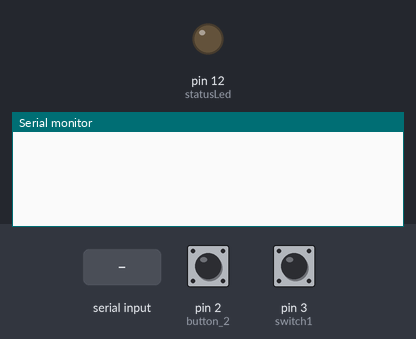
This sketch was run on a simulated Arduino Mega 2560, built with avr-gcc and run on an emulated ATmega2560. Shown: output pins drawn as LEDs (lit = HIGH), the last lines printed to the serial monitor. Inputs (shaded band) come from the test bench; at power-on: pin 2 (button_2) HIGH, pin 3 (switch1) HIGH. WiFi joins after 1.5 s; servers stay silent unless stated; no MQTT or app messages arrive unless stated.

Above: at 0.8 s.
0.9 s: "0\n" received over Serial
At 1.6 s:
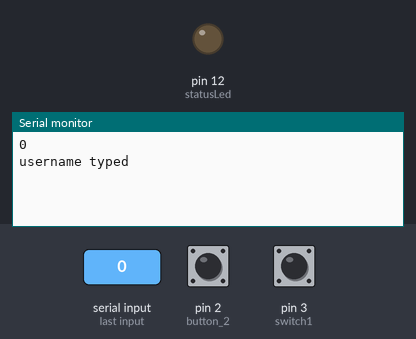
2.4 s: "1\n" received over Serial
At 3.5 s:
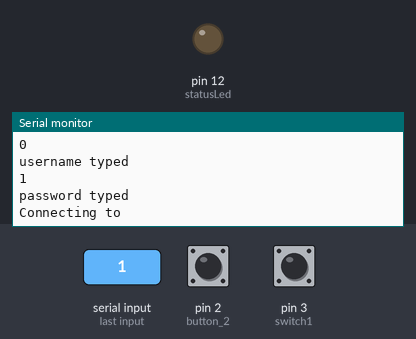

Measured:
- after the input at 0.9 s, the serial monitor: prints a new line at once (image 1)
- after the input at 2.4 s, the serial monitor: prints a new line at once (image 2)

The sketch:

iotpro.ino
```cpp
/*
 Basic ESP8266 MQTT example

 This sketch demonstrates the capabilities of the pubsub library in combination
 with the ESP8266 board/library.

 It connects to an MQTT server then:
  - publishes "hello world" to the topic "outTopic" every two seconds
  - subscribes to the topic "inTopic", printing out any messages
    it receives. NB - it assumes the received payloads are strings not binary
  - If the first character of the topic "inTopic" is an 1, switch ON the ESP Led,
    else switch it off

 It will reconnect to the server if the connection is lost using a blocking
 reconnect function. See the 'mqtt_reconnect_nonblocking' example for how to
 achieve the same result without blocking the main loop.

 To install the ESP8266 board, (using Arduino 1.6.4+):
  - Add the following 3rd party board manager under "File -> Preferences -> Additional Boards Manager URLs":
       http://arduino.esp8266.com/stable/package_esp8266com_index.json
  - Open the "Tools -> Board -> Board Manager" and click install for the ESP8266"
  - Select your ESP8266 in "Tools -> Board"

*/


#include "WiFiEsp.h"
#include <PubSubClient.h>

// Emulate Serial1 on pins 6/7 if not present
#ifndef HAVE_HWSERIAL1
#include "SoftwareSerial.h"
SoftwareSerial Serial1(10, 11); // RX, TX
#endif
int i = 0;
// Update these with values suitable for your network.
       // your network password
int status = WL_IDLE_STATUS;     // the Wifi radio's status
char ssid[] = "Natwit";
char password[] = "jajajan2";
const int switch1 = 3;
const int switch2 = 4;
const int switch3 = 5;
const int switch4 = 6;
const int statusLed = 12;

int button_2 = 2;
int buttonstate_2 = 1;

int button_3 = 3;
int buttonstate_3 = 1;

const char* mqtt_server = "192.168.43.204";

WiFiEspClient espClient;
PubSubClient client(espClient);
unsigned int lastclientloop;
int index= 0;
long lastMsg = 0;
char msg[50];
int value = 0;
void setup() {

  pinMode(button_2, INPUT_PULLUP);
  pinMode(button_3, INPUT_PULLUP);

  pinMode(switch1, INPUT_PULLUP);
  pinMode(switch2, INPUT_PULLUP);
  pinMode(switch3, INPUT_PULLUP);
  pinMode(switch4, INPUT_PULLUP);     // Initialize the BUILTIN_LED pin as an output
  pinMode(statusLed, OUTPUT);     // Initialize the BUILTIN_LED pin as an output

  Serial.begin(9600);

  Serial1.begin(9600);
  // initialize ESP module
  WiFi.init(&Serial1);
while(!Serial.available()){
    String n = Serial.readStringUntil('\n');
    Serial.println(n);
    if(n[0] == '0'){
      Serial.println("username typed");


      n.remove(0,1);
      Serial.println(n);
      n.toCharArray(ssid, 50);
      index++;
    }
    else if(n[0]=='1'){
      Serial.println("password typed");

      n.remove(0,1);
      Serial.println(n);
      n.toCharArray(password,50);
      index++;
    }


//


    if(index==2){
      break;
    }
  }
//
//
//
//
//

  setup_wifi();
  client.setServer(mqtt_server, 1883);
  client.setCallback(callback);
  lastclientloop = millis();
}

void setup_wifi() {
  delay(10);
  // We start by connecting to a WiFi network
  Serial.println();
  Serial.print("Connecting to ");

  Serial.println(ssid);

  WiFi.begin(ssid, password);

  while (WiFi.status() != WL_CONNECTED) {
    delay(500);
    Serial.print(".");
  }

  Serial.println("");
  Serial.println("WiFi connected");
  Serial.println("IP address: ");
  Serial.println(WiFi.localIP());
}

void callback(char* topic, byte* payload, unsigned int length) {
  Serial.print("Message arrived [");
  Serial.print(topic);
  Serial.print("] ");
  for (int i = 0; i < length; i++) {
    Serial.print((char)payload[i]);
  }
  Serial.println();

  // Switch on the LED if an 1 was received as first character
  if ((char)payload[0] == '1') {
    digitalWrite(statusLed, HIGH);   // Turn the LED on (Note that LOW is the voltage level
    // but actually the LED is on; this is because
    // it is acive low on the ESP-01)
  } else {
    digitalWrite(statusLed, LOW);  // Turn the LED off by making the voltage HIGH
  }

}

void reconnect() {
  // Loop until we're reconnected
  while (!client.connected()) {
    Serial.print("Attempting MQTT connection...");
    // Attempt to connect
    if (client.connect("ESP8266Client")) {
      Serial.println("connected");
      // Once connected, publish an announcement...
      client.publish("outTopic", "hello world");
      // ... and resubscribe
      client.subscribe("inTopic");
    } else {
      Serial.print("failed, rc=");
      Serial.print(client.state());
      Serial.println(" try again in 5 seconds");
      // Wait 5 seconds before retrying
      delay(5000);
    }
  }
}


void loop() {

  if (!client.connected()) {
    reconnect();
  }
  client.loop();

  long now = millis();
  if (now - lastMsg >700) {
    lastMsg = now;
    ++value;

//    snprintf (msg, 75, "1hello world #%ld", value);
//    Serial.print("Publish message: ");
//    Serial.println(msg);
//    client.publish("outTopic", msg);


  }


  buttonstate_2 = digitalRead(button_2);
  buttonstate_3 = digitalRead(button_3);

//  Serial.println(buttonstate_2);

  if (buttonstate_2 == 0)
    {
      Serial.println("button1 press");
      client.publish("inTopic", "1");
      delay(3000);
   }

   if (buttonstate_3 == 0)
    {
      Serial.println("button2 press");
      client.publish("inTopic", "Hello world!");
      delay(3000);
   }


}
```
